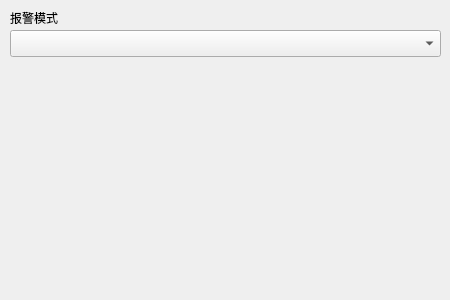
<?xml version="1.0" encoding="UTF-8"?>
<ui version="4.0">
 <class>CMDAlarmParaForm</class>
 <widget class="QWidget" name="CMDAlarmParaForm">
  <property name="geometry">
   <rect>
    <x>0</x>
    <y>0</y>
    <width>450</width>
    <height>300</height>
   </rect>
  </property>
  <property name="windowTitle">
   <string>Form</string>
  </property>
  <widget class="QComboBox" name="modeComboBox">
   <property name="geometry">
    <rect>
     <x>10</x>
     <y>30</y>
     <width>431</width>
     <height>27</height>
    </rect>
   </property>
  </widget>
  <widget class="QLabel" name="label_2">
   <property name="geometry">
    <rect>
     <x>10</x>
     <y>10</y>
     <width>431</width>
     <height>16</height>
    </rect>
   </property>
   <property name="text">
    <string>报警模式</string>
   </property>
  </widget>
 </widget>
 <resources/>
 <connections/>
</ui>
